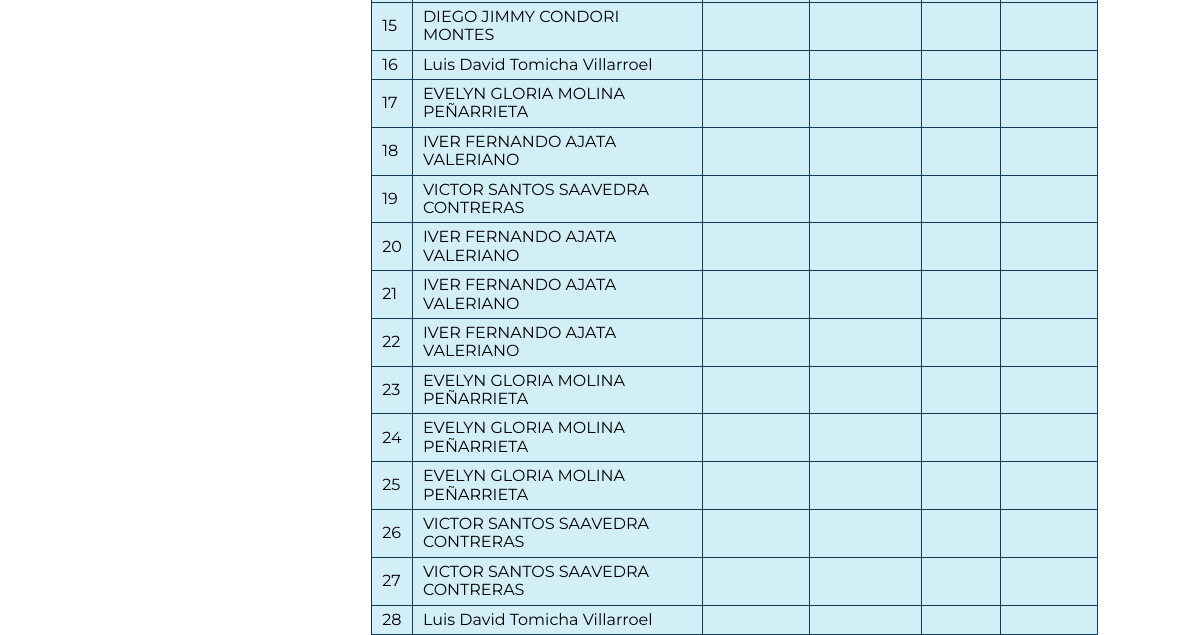
The app's page /control/certificado.php (signed in, lower part), older data.
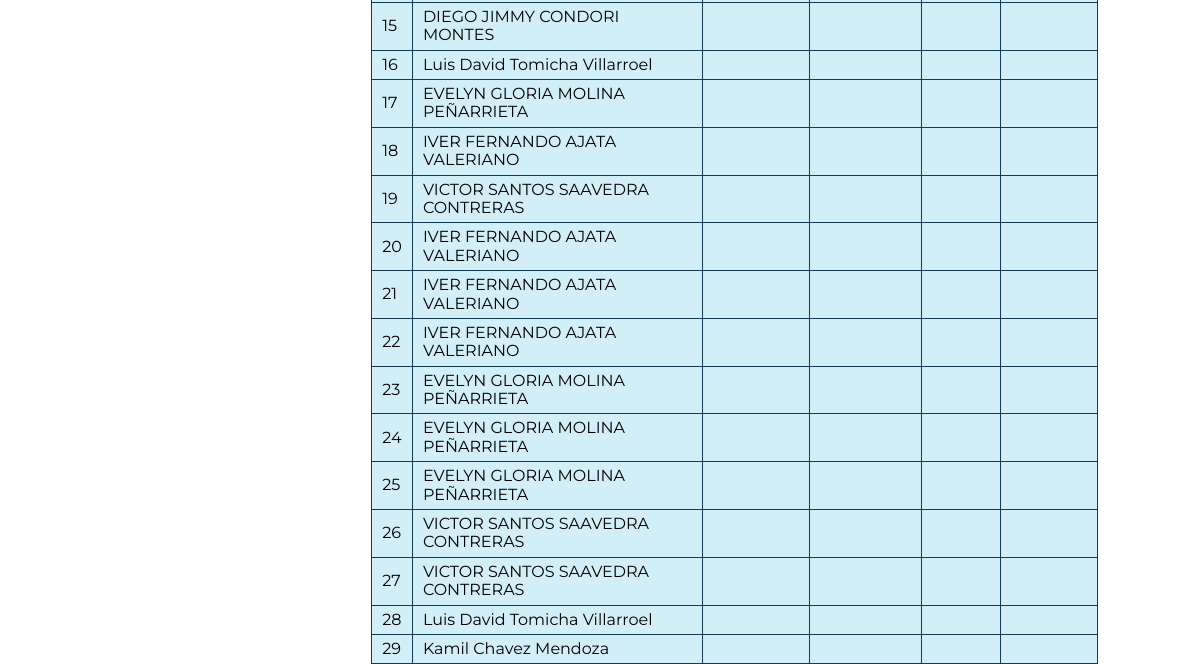
The same page, newer data.
### tables this page shows
CREATE TABLE `asistencia` (
  `id_asistencia` int(20) NOT NULL,
  `id_evento` int(20) NOT NULL,
  `id_usuario` int(11) NOT NULL,
  `fecha` date NOT NULL,
  `hora_entrada` time NOT NULL,
  `detalle_asistencia` text NOT NULL
);

CREATE TABLE `usuario` (
  `id_usuario` int(20) NOT NULL,
  `nombre` varchar(60) NOT NULL,
  `apPaterno` varchar(50) NOT NULL,
  `apMaterno` varchar(50) NOT NULL,
  `email` varchar(60) NOT NULL,
  `password` char(60) DEFAULT NULL,
  `estado` varchar(60) DEFAULT NULL,
  `identidad` varchar(60) NOT NULL,
  `foto` varchar(200) DEFAULT NULL,
  `usuario` varchar(50) DEFAULT NULL,
  `celular` varchar(20) DEFAULT NULL,
  `fechaRegistro` date DEFAULT NULL,
  `token` varchar(50) DEFAULT NULL
);

### control/certificado.php (the view, shortened to what this page needs)
<?php require'includes/header.php';
    include("../app/conexion.php");
?>
<?php
    if(isset($_POST['enviar'])) {
        $id_evento = $_POST['lista'];
        $sql="SELECT detalle_asistencia ,id_usuario, COUNT(*) AS asistencias, (COUNT(*) / (SELECT Duracion FROM evento WHERE id_evento = '".$id_evento."')) * 100 AS porcentaje FROM asistencia WHERE id_evento = '".$id_evento."' GROUP BY id_usuario;";
        $resultado=mysqli_query($conectar, $sql);
    }
    else{
        $sql="select *from asistencia";
        $resultado=mysqli_query($conectar, $sql);
    }
?>
<div class="contenedor">
            <table  >
                <tbody>
                     <?php
                            $sw=0;
                            while($filas=mysqli_fetch_assoc($resultado)){
                                $sw=$sw+1;
                        ?>
                    <tr>
                            <?php
                            $i=$filas['id_usuario'];
                            $sql1="select *from usuario where id_usuario='".$i."'";
                            $res1=mysqli_query($conectar,$sql1);
                            $fil=mysqli_fetch_assoc($res1);
                            $sql2="select *from evento where id_evento='".$id_evento."'";
                            $res2=mysqli_query($conectar,$sql2);
                            $fila=mysqli_fetch_assoc($res2);
                            $nombre=$fil['nombre']." ".$fil['apPaterno']." ".$fil['apMaterno'];
                            ?>
                        <td data-titulo="Id:"><?php echo $sw?></td>
                        <td data-titulo="Nombre:"><?php echo $nombre;?></td>
                        <td data-titulo="Asistencia:"><?php echo $filas['asistencias']?></td>
                        <td data-titulo="Porcentaje:"><?php echo $filas['porcentaje']?></td>
                        <td data-titulo="Evento:"><?php echo $fila['nombreEvento']?></td>
                        <td data-titulo="Duración:"><?php echo $fila['Duracion']?></td></td>
                    </tr>
                    <?php
                    }
                    ?>
                </tbody>
            </table>
</div>
<?php require 'includes/footer.php' ?>

Row changes from the older to the newer data that the page shows:
added asistencia: id_usuario.apMaterno "Kamil Chavez Mendoza"
